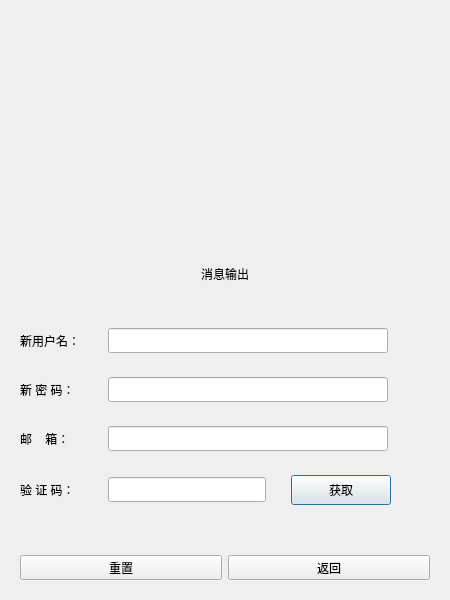
<?xml version="1.0" encoding="UTF-8"?>
<ui version="4.0">
 <class>ResetDialog</class>
 <widget class="QDialog" name="ResetDialog">
  <property name="geometry">
   <rect>
    <x>0</x>
    <y>0</y>
    <width>450</width>
    <height>600</height>
   </rect>
  </property>
  <property name="minimumSize">
   <size>
    <width>450</width>
    <height>600</height>
   </size>
  </property>
  <property name="maximumSize">
   <size>
    <width>450</width>
    <height>600</height>
   </size>
  </property>
  <property name="windowTitle">
   <string>Dialog</string>
  </property>
  <layout class="QGridLayout" name="gridLayout">
   <item row="8" column="0">
    <spacer name="verticalSpacer_3">
     <property name="orientation">
      <enum>Qt::Vertical</enum>
     </property>
     <property name="sizeHint" stdset="0">
      <size>
       <width>20</width>
       <height>40</height>
      </size>
     </property>
    </spacer>
   </item>
   <item row="2" column="0">
    <spacer name="verticalSpacer_4">
     <property name="orientation">
      <enum>Qt::Vertical</enum>
     </property>
     <property name="sizeHint" stdset="0">
      <size>
       <width>20</width>
       <height>40</height>
      </size>
     </property>
    </spacer>
   </item>
   <item row="0" column="0">
    <widget class="QWidget" name="widget_6" native="true">
     <layout class="QGridLayout" name="gridLayout_2">
      <item row="1" column="0">
       <spacer name="horizontalSpacer">
        <property name="orientation">
         <enum>Qt::Horizontal</enum>
        </property>
        <property name="sizeHint" stdset="0">
         <size>
          <width>40</width>
          <height>20</height>
         </size>
        </property>
       </spacer>
      </item>
      <item row="1" column="1">
       <widget class="QLabel" name="label">
        <property name="minimumSize">
         <size>
          <width>160</width>
          <height>160</height>
         </size>
        </property>
        <property name="maximumSize">
         <size>
          <width>160</width>
          <height>160</height>
         </size>
        </property>
        <property name="text">
         <string/>
        </property>
        <property name="pixmap">
         <pixmap resource="rc.qrc">:/res/register_head.png</pixmap>
        </property>
        <property name="scaledContents">
         <bool>true</bool>
        </property>
       </widget>
      </item>
      <item row="0" column="1">
       <spacer name="verticalSpacer">
        <property name="orientation">
         <enum>Qt::Vertical</enum>
        </property>
        <property name="sizeHint" stdset="0">
         <size>
          <width>20</width>
          <height>40</height>
         </size>
        </property>
       </spacer>
      </item>
      <item row="2" column="1">
       <spacer name="verticalSpacer_2">
        <property name="orientation">
         <enum>Qt::Vertical</enum>
        </property>
        <property name="sizeHint" stdset="0">
         <size>
          <width>20</width>
          <height>40</height>
         </size>
        </property>
       </spacer>
      </item>
      <item row="1" column="2">
       <spacer name="horizontalSpacer_2">
        <property name="orientation">
         <enum>Qt::Horizontal</enum>
        </property>
        <property name="sizeHint" stdset="0">
         <size>
          <width>40</width>
          <height>20</height>
         </size>
        </property>
       </spacer>
      </item>
     </layout>
    </widget>
   </item>
   <item row="5" column="0">
    <widget class="QWidget" name="widget_4" native="true">
     <layout class="QHBoxLayout" name="horizontalLayout_2">
      <item>
       <widget class="QLabel" name="pwd_lb">
        <property name="minimumSize">
         <size>
          <width>82</width>
          <height>25</height>
         </size>
        </property>
        <property name="maximumSize">
         <size>
          <width>82</width>
          <height>25</height>
         </size>
        </property>
        <property name="text">
         <string>新 密 码：</string>
        </property>
       </widget>
      </item>
      <item>
       <widget class="QLineEdit" name="pwd_edit">
        <property name="minimumSize">
         <size>
          <width>280</width>
          <height>25</height>
         </size>
        </property>
        <property name="maximumSize">
         <size>
          <width>280</width>
          <height>25</height>
         </size>
        </property>
       </widget>
      </item>
      <item>
       <widget class="ClickLabel" name="passwd_visible">
        <property name="minimumSize">
         <size>
          <width>20</width>
          <height>0</height>
         </size>
        </property>
        <property name="maximumSize">
         <size>
          <width>20</width>
          <height>16777215</height>
         </size>
        </property>
        <property name="text">
         <string/>
        </property>
       </widget>
      </item>
      <item>
       <spacer name="horizontalSpacer_4">
        <property name="orientation">
         <enum>Qt::Horizontal</enum>
        </property>
        <property name="sizeHint" stdset="0">
         <size>
          <width>40</width>
          <height>20</height>
         </size>
        </property>
       </spacer>
      </item>
     </layout>
    </widget>
   </item>
   <item row="7" column="0">
    <widget class="QWidget" name="widget_3" native="true">
     <layout class="QHBoxLayout" name="horizontalLayout_3">
      <item>
       <widget class="QLabel" name="verify_lb">
        <property name="minimumSize">
         <size>
          <width>82</width>
          <height>25</height>
         </size>
        </property>
        <property name="maximumSize">
         <size>
          <width>82</width>
          <height>25</height>
         </size>
        </property>
        <property name="text">
         <string>验 证 码：</string>
        </property>
       </widget>
      </item>
      <item>
       <widget class="QLineEdit" name="verify_edit">
        <property name="minimumSize">
         <size>
          <width>158</width>
          <height>25</height>
         </size>
        </property>
        <property name="maximumSize">
         <size>
          <width>158</width>
          <height>25</height>
         </size>
        </property>
       </widget>
      </item>
      <item>
       <spacer name="horizontalSpacer_7">
        <property name="orientation">
         <enum>Qt::Horizontal</enum>
        </property>
        <property name="sizeHint" stdset="0">
         <size>
          <width>40</width>
          <height>20</height>
         </size>
        </property>
       </spacer>
      </item>
      <item>
       <widget class="TimerBtn" name="verify_btn">
        <property name="minimumSize">
         <size>
          <width>100</width>
          <height>30</height>
         </size>
        </property>
        <property name="maximumSize">
         <size>
          <width>100</width>
          <height>30</height>
         </size>
        </property>
        <property name="text">
         <string>获取</string>
        </property>
       </widget>
      </item>
      <item>
       <spacer name="horizontalSpacer_8">
        <property name="orientation">
         <enum>Qt::Horizontal</enum>
        </property>
        <property name="sizeHint" stdset="0">
         <size>
          <width>40</width>
          <height>20</height>
         </size>
        </property>
       </spacer>
      </item>
      <item>
       <spacer name="horizontalSpacer_5">
        <property name="orientation">
         <enum>Qt::Horizontal</enum>
        </property>
        <property name="sizeHint" stdset="0">
         <size>
          <width>40</width>
          <height>20</height>
         </size>
        </property>
       </spacer>
      </item>
     </layout>
    </widget>
   </item>
   <item row="3" column="0">
    <widget class="QWidget" name="widget" native="true">
     <layout class="QHBoxLayout" name="horizontalLayout_5">
      <item>
       <widget class="QLabel" name="username_lb">
        <property name="minimumSize">
         <size>
          <width>82</width>
          <height>25</height>
         </size>
        </property>
        <property name="maximumSize">
         <size>
          <width>82</width>
          <height>25</height>
         </size>
        </property>
        <property name="text">
         <string>新用户名：</string>
        </property>
       </widget>
      </item>
      <item>
       <widget class="QLineEdit" name="username_edit">
        <property name="minimumSize">
         <size>
          <width>280</width>
          <height>25</height>
         </size>
        </property>
        <property name="maximumSize">
         <size>
          <width>280</width>
          <height>25</height>
         </size>
        </property>
       </widget>
      </item>
      <item>
       <widget class="QLabel" name="label_3">
        <property name="minimumSize">
         <size>
          <width>20</width>
          <height>0</height>
         </size>
        </property>
        <property name="maximumSize">
         <size>
          <width>20</width>
          <height>16777215</height>
         </size>
        </property>
        <property name="text">
         <string/>
        </property>
       </widget>
      </item>
      <item>
       <spacer name="horizontalSpacer_6">
        <property name="orientation">
         <enum>Qt::Horizontal</enum>
        </property>
        <property name="sizeHint" stdset="0">
         <size>
          <width>40</width>
          <height>20</height>
         </size>
        </property>
       </spacer>
      </item>
     </layout>
    </widget>
   </item>
   <item row="1" column="0">
    <widget class="QLabel" name="msg_output_label">
     <property name="minimumSize">
      <size>
       <width>0</width>
       <height>25</height>
      </size>
     </property>
     <property name="maximumSize">
      <size>
       <width>16777215</width>
       <height>25</height>
      </size>
     </property>
     <property name="text">
      <string>消息输出</string>
     </property>
     <property name="alignment">
      <set>Qt::AlignCenter</set>
     </property>
    </widget>
   </item>
   <item row="9" column="0">
    <widget class="QWidget" name="widget_5" native="true">
     <layout class="QHBoxLayout" name="horizontalLayout_4">
      <item>
       <widget class="QPushButton" name="sure_btn">
        <property name="minimumSize">
         <size>
          <width>0</width>
          <height>25</height>
         </size>
        </property>
        <property name="maximumSize">
         <size>
          <width>16777215</width>
          <height>25</height>
         </size>
        </property>
        <property name="text">
         <string>重置</string>
        </property>
       </widget>
      </item>
      <item>
       <widget class="QPushButton" name="return_btn">
        <property name="minimumSize">
         <size>
          <width>0</width>
          <height>25</height>
         </size>
        </property>
        <property name="maximumSize">
         <size>
          <width>16777215</width>
          <height>25</height>
         </size>
        </property>
        <property name="text">
         <string>返回</string>
        </property>
       </widget>
      </item>
     </layout>
    </widget>
   </item>
   <item row="6" column="0">
    <widget class="QWidget" name="widget_2" native="true">
     <layout class="QHBoxLayout" name="horizontalLayout">
      <item>
       <widget class="QLabel" name="email_lb">
        <property name="minimumSize">
         <size>
          <width>82</width>
          <height>25</height>
         </size>
        </property>
        <property name="maximumSize">
         <size>
          <width>82</width>
          <height>25</height>
         </size>
        </property>
        <property name="text">
         <string>邮    箱：</string>
        </property>
       </widget>
      </item>
      <item>
       <widget class="QLineEdit" name="email_edit">
        <property name="minimumSize">
         <size>
          <width>280</width>
          <height>25</height>
         </size>
        </property>
        <property name="maximumSize">
         <size>
          <width>280</width>
          <height>25</height>
         </size>
        </property>
       </widget>
      </item>
      <item>
       <widget class="QLabel" name="label_4">
        <property name="minimumSize">
         <size>
          <width>20</width>
          <height>0</height>
         </size>
        </property>
        <property name="maximumSize">
         <size>
          <width>20</width>
          <height>16777215</height>
         </size>
        </property>
        <property name="text">
         <string/>
        </property>
       </widget>
      </item>
      <item>
       <spacer name="horizontalSpacer_3">
        <property name="orientation">
         <enum>Qt::Horizontal</enum>
        </property>
        <property name="sizeHint" stdset="0">
         <size>
          <width>40</width>
          <height>20</height>
         </size>
        </property>
       </spacer>
      </item>
     </layout>
    </widget>
   </item>
  </layout>
 </widget>
 <customwidgets>
  <customwidget>
   <class>TimerBtn</class>
   <extends>QPushButton</extends>
   <header>timerbtn.h</header>
  </customwidget>
  <customwidget>
   <class>ClickLabel</class>
   <extends>QLabel</extends>
   <header>clicklabel.h</header>
  </customwidget>
 </customwidgets>
 <tabstops>
  <tabstop>username_edit</tabstop>
  <tabstop>pwd_edit</tabstop>
  <tabstop>email_edit</tabstop>
  <tabstop>verify_edit</tabstop>
  <tabstop>verify_btn</tabstop>
  <tabstop>sure_btn</tabstop>
  <tabstop>return_btn</tabstop>
 </tabstops>
 <resources>
  <include location="rc.qrc"/>
 </resources>
 <connections/>
</ui>
